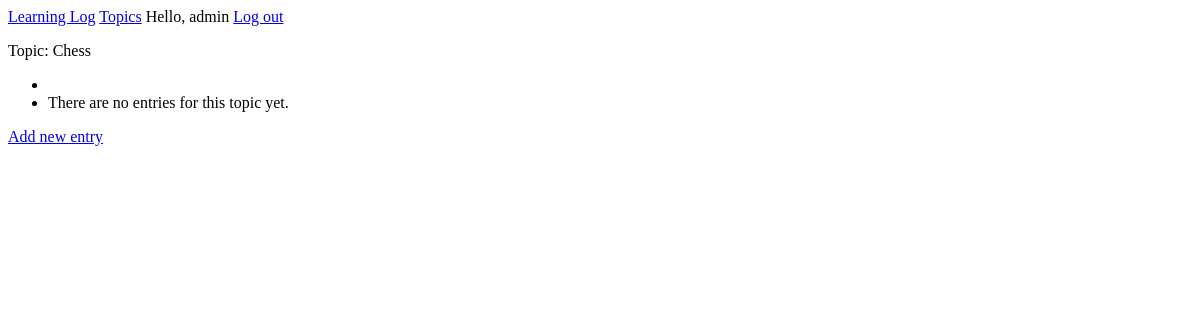
Before: /topics/1/ (signed in) with the older database file.
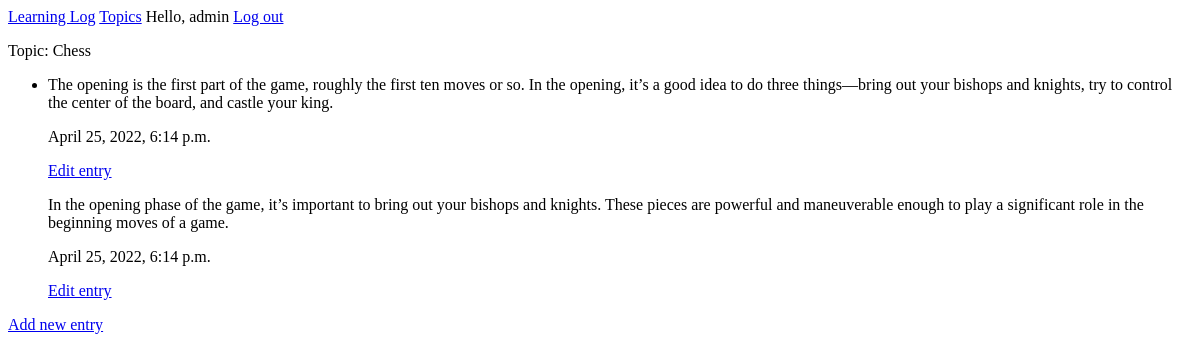
After: the same page with the newer database file.
### MainApp/models.py (models this page shows, shortened)
class Topic(models.Model):
    text = models.CharField(max_length=200)
    date_added = models.DateTimeField(auto_now_add=True)
    owner = models.ForeignKey(User, on_delete=models.CASCADE)
    def __str__(self):
        return self.text

class Entry(models.Model):
    topic = models.ForeignKey(Topic, on_delete=models.CASCADE)
    text = models.TextField()
    date_added = models.DateTimeField(auto_now_add=True)
    class Meta:
        verbose_name_plural = "entries"

### MainApp/views.py (the view)
# urls.py: path("topics/<int:topic_id>/", views.topic, name="topic"),
@login_required
def topic(request, topic_id):
    topic = Topic.objects.get(id=topic_id)
    if topic.owner != request.user:
        raise Http404
    entries = topic.entry_set.all()
    context = {"topic": topic, "entries": entries}
    return render(request, "MainApp/topic.html", context)

### MainApp/templates/mainapp/topic.html
{% extends "MainApp/base.html" %}
{% block content %}
<p>Topic: {{ topic }} </p>
<ul>
    <li>
        {% for e in entries %}
        <p>{{ e.text }}</p>
        <p>{{ e.date_added }} </p>
        <p><a href="{% url 'MainApp:edit_entry' e.id %}">Edit entry</a></p>
    </li>
    {% empty %}
    <li>There are no entries for this topic yet.
    </li>
    {% endfor %}
</ul>
<p><a href="{% url 'MainApp:new_entry' topic.id %}">Add new entry</a></p>
{% endblock content %}

### MainApp/templates/mainapp/base.html
<p>
    <a href="{% url 'MainApp:index' %}">Learning Log</a>
    <a href="{% url 'MainApp:topics' %}">Topics</a>
    {% if user.is_authenticated %}
    Hello, {{ user.username }}
    <a href="{% url 'users:logout' %}">Log out</a>
    {% else %}
    <a href="{% url 'users:register' %}">Register</a>
    <a href="{% url 'users:login' %}">Log in</a>
    {% endif %}
</p>
{% block content %}
{% endblock content %}

Changed rows visible on the page:
added Entry: text "The opening is the first part of the game, roughly the first ten moves or so. In the opening, it’s a good idea to do three things—bring out your bishops and knights, try to control the center of the board, and castle your king.", date_added "April 25, 2022, 6:14 p.m."
added Entry: text "In the opening phase of the game, it’s important to bring out your bishops and knights. These pieces are powerful and maneuverable enough to play a significant role in the beginning moves of a game.", date_added "April 25, 2022, 6:14 p.m."
Other visible differences:
text no longer shown: "There are no entries for this topic yet."
